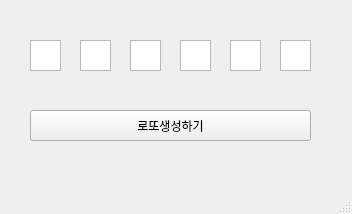
<?xml version="1.0" encoding="UTF-8"?>
<ui version="4.0">
 <class>MainWindow</class>
 <widget class="QMainWindow" name="MainWindow">
  <property name="geometry">
   <rect>
    <x>0</x>
    <y>0</y>
    <width>352</width>
    <height>214</height>
   </rect>
  </property>
  <property name="windowTitle">
   <string>MainWindow</string>
  </property>
  <widget class="QWidget" name="centralwidget">
   <widget class="QPlainTextEdit" name="pte1">
    <property name="geometry">
     <rect>
      <x>30</x>
      <y>40</y>
      <width>31</width>
      <height>31</height>
     </rect>
    </property>
   </widget>
   <widget class="QPlainTextEdit" name="pte2">
    <property name="geometry">
     <rect>
      <x>80</x>
      <y>40</y>
      <width>31</width>
      <height>31</height>
     </rect>
    </property>
   </widget>
   <widget class="QPlainTextEdit" name="pte3">
    <property name="geometry">
     <rect>
      <x>130</x>
      <y>40</y>
      <width>31</width>
      <height>31</height>
     </rect>
    </property>
   </widget>
   <widget class="QPlainTextEdit" name="pte4">
    <property name="geometry">
     <rect>
      <x>180</x>
      <y>40</y>
      <width>31</width>
      <height>31</height>
     </rect>
    </property>
   </widget>
   <widget class="QPlainTextEdit" name="pte5">
    <property name="geometry">
     <rect>
      <x>230</x>
      <y>40</y>
      <width>31</width>
      <height>31</height>
     </rect>
    </property>
   </widget>
   <widget class="QPlainTextEdit" name="pte6">
    <property name="geometry">
     <rect>
      <x>280</x>
      <y>40</y>
      <width>31</width>
      <height>31</height>
     </rect>
    </property>
   </widget>
   <widget class="QPushButton" name="pb">
    <property name="geometry">
     <rect>
      <x>30</x>
      <y>110</y>
      <width>281</width>
      <height>31</height>
     </rect>
    </property>
    <property name="text">
     <string>로또생성하기</string>
    </property>
   </widget>
  </widget>
  <widget class="QMenuBar" name="menubar">
   <property name="geometry">
    <rect>
     <x>0</x>
     <y>0</y>
     <width>352</width>
     <height>21</height>
    </rect>
   </property>
  </widget>
  <widget class="QStatusBar" name="statusbar"/>
 </widget>
 <resources/>
 <connections/>
</ui>
